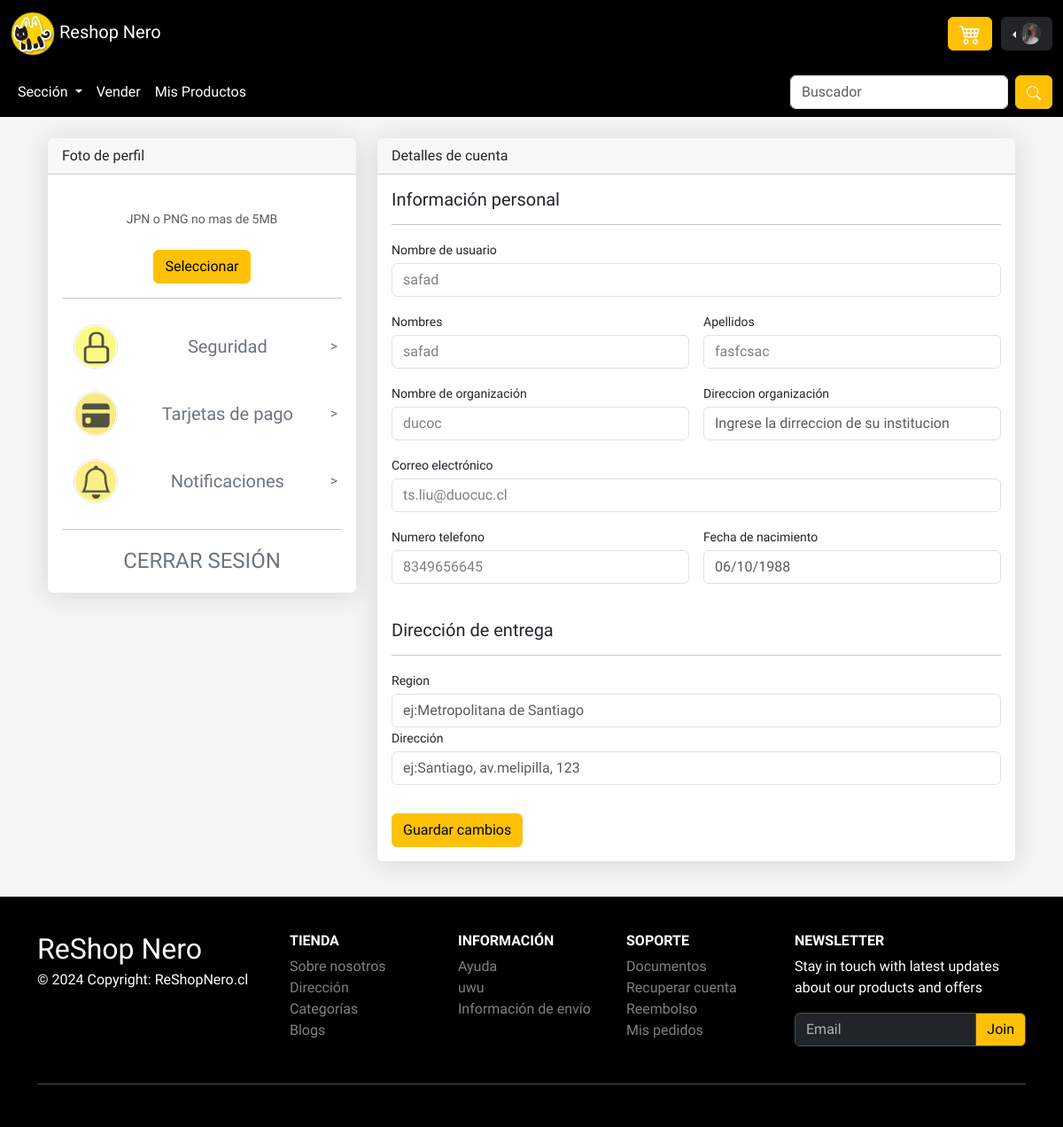
Before: /perfil_usuario/1/ with the older database file.
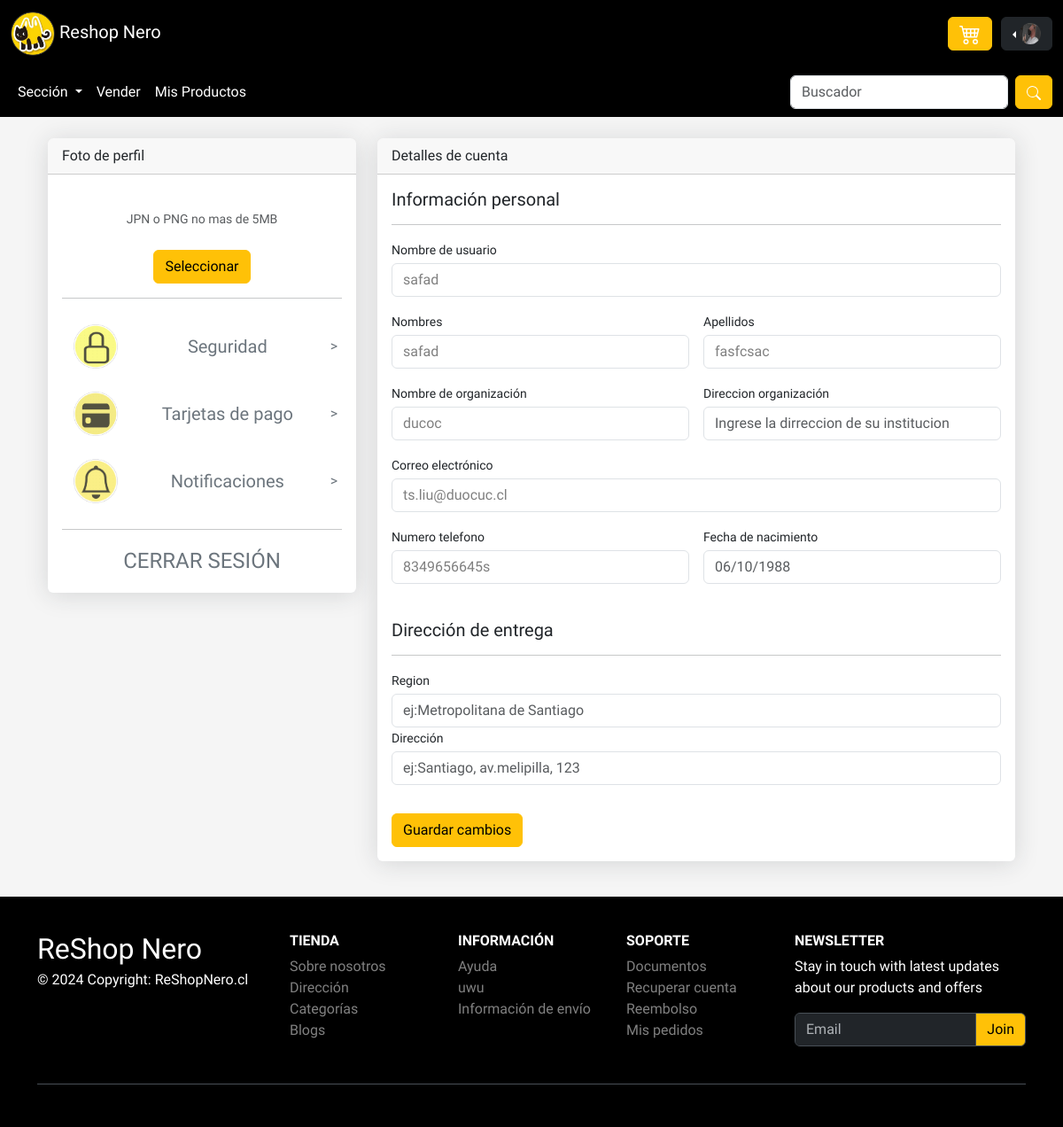
After: the same page with the newer database file.
### uni_segun/models.py (models this page shows, shortened)
class Usuario(models.Model):
    nombre = models.CharField(max_length=255)
    apellido = models.CharField(max_length=255)
    rut = models.CharField(max_length=12, unique=True)
    academia = models.CharField(max_length=255)
    email = models.EmailField(unique=True)
    contraseña = models.CharField(max_length=255)
    numero_de_telefono = models.CharField(max_length=15, unique=True)
    fecha_registro = models.DateTimeField(auto_now_add=True)

### uni_segun/views.py (the view)
# urls.py: path('perfil_usuario/<int:usuario_id>/', views.perfil_usuario, name='perfil_usuario'),
def perfil_usuario(request, usuario_id):
    usuario = get_object_or_404(Usuario, id=usuario_id)
    carrito = request.session.get('carrito', [])
    total = sum(item['precio'] * item['cantidad'] for item in carrito)
    cant = sum(item['cantidad'] for item in carrito)
    context = {
        'carrito': carrito,
        'total': total,
        'cant':cant,
        'usuario': usuario,
    }
    return render(request, 'perfil.html', context)

### uni_segun/templates/perfil.html (shortened to what the changed rows need)
<!DOCTYPE html>
<html lang="es">
<head>
    {% load static %}
    <link rel="stylesheet" href="{% static 'css/estilo_perfil.css' %}">
    <link href="{% static 'bootstrap-5.3.3/dist/css/bootstrap.min.css' %}" rel="stylesheet">
    <link rel="stylesheet" href="{% static 'css/estilo.carrodecompra.css' %}">
    <link rel="stylesheet" href="{% static 'css/style.css' %}">
</head>
<body>
    <div class="container-xl px-4 mt-4">
        <div class="row">
            <div class="col-xl-8">
                <div class="card mb-4">
                    <div class="card-body">
                      <form id="perfil-form" method="post" action="{% url 'actualizar_perfil' %}">
                            <div class="mb-3">
                                <label class="small mb-1" for="inputUsername">Nombre de usuario</label>
                                <input class="form-control" id="inputUsername" type="text" placeholder="Nombre usuario" name="nombre" value="{{ usuario.nombre }}">
                            </div>
                            <div class="row gx-3 mb-3">
                                <div class="col-md-6">
                                    <label class="small mb-1" for="inputFirstName">Nombres</label>
                                    <input class="form-control" id="inputFirstName" type="text" placeholder="Ingrese su nombre" name="nombre" value="{{ usuario.nombre }}" >
                                </div>
                                <div class="col-md-6">
                                    <label class="small mb-1" for="inputLastName">Apellidos</label>
                                    <input class="form-control" id="inputLastName" type="text" placeholder="Ingrese su apellido" name="apellido" value="{{ usuario.apellido }}">
                                </div>
                            </div>
                            <div class="row gx-3 mb-3">
                                <div class="col-md-6">
                                    <label class="small mb-1" for="inputOrgName">Nombre de organización</label>
                                    <input class="form-control" id="inputOrgName" type="text" placeholder="Ingrese el nombre de su institucion" name="academia" value="{{ usuario.academia }}" >
                                </div>
                            </div>
                            <div class="mb-3">
                                <label class="small mb-1" for="inputEmailAddress">Correo electrónico</label>
                                <input class="form-control" id="inputEmailAddress" type="email" placeholder="name@example.com" name="email" value="{{ usuario.email }}">
                            </div>
                            <div class="row gx-3 mb-3">
                                <div class="col-md-6">
                                    <label class="small mb-1" for="inputPhone">Numero telefono</label>
                                    <input class="form-control" id="inputPhone" type="tel" placeholder="+5692222222" name="numero_de_telefono" value="{{ usuario.numero_de_telefono }}">
                                </div>
                            </div>
                            <br>
                              </form>
                    </div>
                </div>
            </div>
                </div>
            </div>
</body>
</html>

Changed rows visible on the page:
changed Usuario "safad": numero_de_telefono "8349656645" → "8349656645s"
